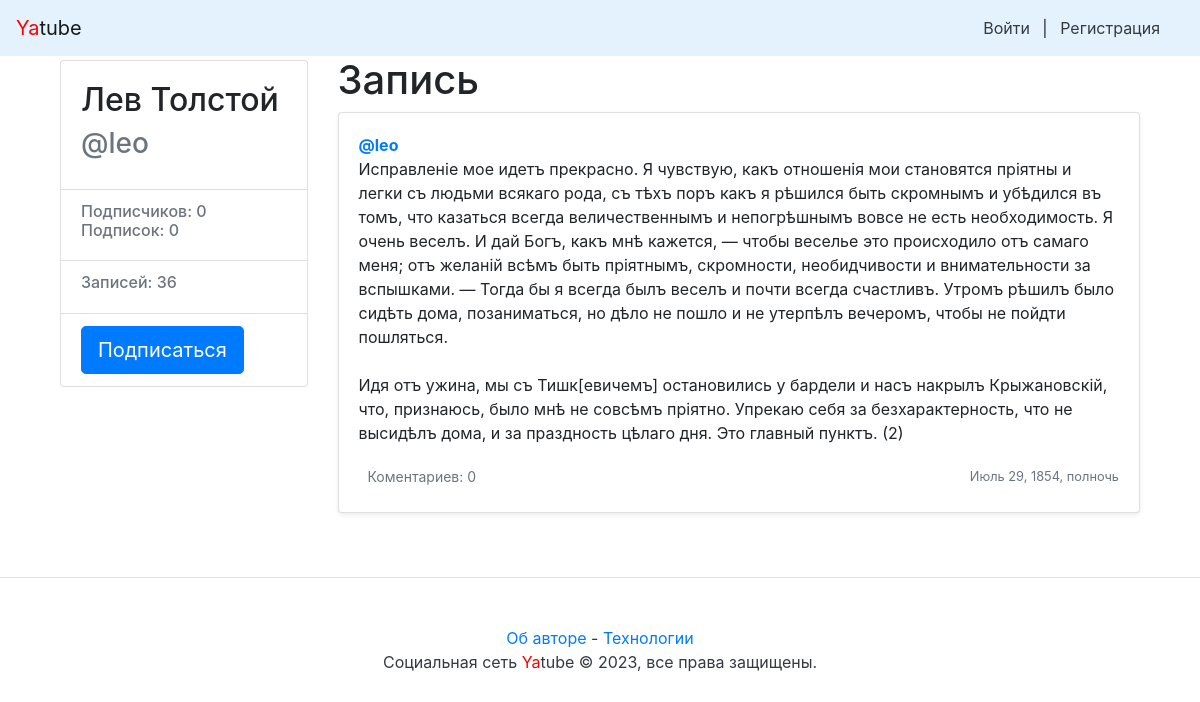
/leo/35/, run on the app's committed database.
### posts/models.py (models this page shows)
class Post(models.Model):
    class Meta():
        ordering = ['-pub_date', '-id']
    text = models.TextField(max_length=200)
    pub_date = models.DateTimeField("date published", auto_now_add=True)
    author = models.ForeignKey(User, on_delete=models.CASCADE, related_name="post")
    group = models.ForeignKey(Group, on_delete=models.SET_NULL, blank=True, null=True, related_name="post")
    image = models.ImageField(upload_to='posts/', blank=True, null=True)

### posts/views.py (the view)
# urls.py: path('<str:username>/<int:post_id>/', views.post_view, name='post'),
def post_view(request, username, post_id):
    post = get_object_or_404(Post, id=post_id, author__username=username)
    author = post.author
    form = CommentForm()
    return render(
        request,
        'post.html',
        {
            'post': post,
            'author': author,
            'form': form,
            'following': user_is_follower(request.user, author),
            'comments': post.comments.all()
        },
    )

### posts/views.py (called while the page is built)
def user_is_follower(user, author):
    return user.is_authenticated and Follow.objects.filter(user=user, author=author).exists()

### yatube/context_processors.py (called while the page is built)
def year(request):
    cur_year = dt.datetime.now().year
    return {'year' : cur_year}

### posts/templates/post.html (shortened to what this page needs)
{% extends "base.html" %}
{% block content %}
{% load thumbnail %}
    <main role="main" class="container">
        <div class="row">
            {% include "author.html" with author=author %}
            <div class="col-md-9">
                <h1> Запись </h1>
                {% if page %}
                    {% for post in page %}
                        {% include "post_item.html" with post=post %}
                    {% endfor %}
                    {% if page.has_other_pages %}
                        {% include "paginator.html" with items=page paginator=paginator %}
                    {% endif %}
                {% else %}
                    {% include "post_item.html" with post=post is_post=True %}
                {% endif %}
            </div>
        </div>
    </main>
{% endblock %}

### posts/templates/author.html
<div class="col-md-3 mb-3 mt-1">
    <div class="card">
            <div class="card-body">
                    <div class="h2">
                        {{ author.get_full_name }}
                    </div>
                    <div class="h3 text-muted">
                        @{{ author.username }}
                    </div>
            </div>
            <ul class="list-group list-group-flush">
                    <li class="list-group-item">
                            <div class="h6 text-muted">
                                Подписчиков: {{ author.following.count }}<br />
                                Подписок: {{ author.follower.count }}
                            </div>
                    </li>
                    <li class="list-group-item">
                        <div class="h6 text-muted">
                                Записей: {{ author.post.count }}
                        </div>
                    </li>
                    {% if user != author %}
                    <li class="list-group-item">
                        {% if following %}
                        <a class="btn btn-lg btn-light"
                                href="{% url 'profile_unfollow' author.username %}" role="button">
                                Отписаться
                        </a>
                        {% else %}
                        <a class="btn btn-lg btn-primary"
                                href="{% url 'profile_follow' author.username %}" role="button">
                        Подписаться
                        </a>
                        {% endif %}
                    </li>
                    {% endif %}
            </ul>
    </div>
</div>

### posts/templates/post_item.html (shortened to what this page needs)
<div class="card mb-3 mt-1 shadow-sm">
    {% load thumbnail %}
    <div class="card-body">
        <p class="card-text">
            <a name="post_{{ post.id }}" href="{% url 'profile' post.author.username %}">
                <strong class="d-block text-gray-dark">@{{ post.author }}</strong>
            </a>
            {{ post.text|linebreaksbr }}
        </p>
        <div class="d-flex justify-content-between align-items-center">
            <div class="btn-group ">
                <small class="btn btn-sm text-muted">Коментариев: {{ post.comments.count }}</small>
            </div>
            <small class="text-muted">{{ post.pub_date }}</small>
        </div>
    </div>
</div>

### data on the page
Post: author "leo", text "Исправленіе мое идетъ прекрасно. Я чувствую, какъ отношенія мои становятся пріятны и легки съ людьми всякаго рода, съ тѣхъ поръ какъ я рѣшился быть скромнымъ и убѣдился въ томъ, что казаться всегда величественнымъ и непогрѣшнымъ вовсе не есть необходимость. Я очень веселъ. И дай Богъ, какъ мнѣ кажется, — чтобы веселье это происходило отъ самаго меня; отъ желаній всѣмъ быть пріятнымъ, скромности, необидчивости и внимательности за вспышками. — Тогда бы я всегда былъ веселъ и почти всегда счастливъ. Утромъ рѣшилъ было сидѣть дома, позаниматься, но дѣло не пошло и не утерпѣлъ вечеромъ, чтобы не пойдти пошляться. Идя отъ ужина, мы съ Тишк[евичемъ] остановились у бардели и насъ накрылъ…", comments.count "0", pub_date "Июль 29, 1854, полночь"

### other printed values
{{ author.get_full_name }} "Лев Толстой"
{{ author.username }} "leo"
{{ author.following.count }} "0"
{{ author.follower.count }} "0"
{{ author.post.count }} "36"
